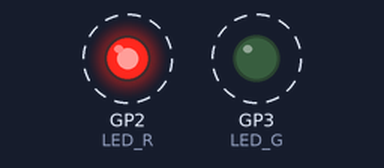
A program run on a simulated Raspberry Pi Pico running MicroPython. Parts: output pins drawn as LEDs (lit = HIGH). Dashed ring = blinking. At 4.0 s the program stops and its outputs stay as they are.

Above: at 0.2 s.
Timing chart, 0 to 4.6 s (numbered marks = the images above):
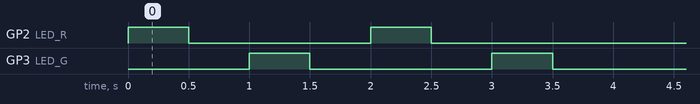

Measured:
- by itself, GP2 (LED_R): alternates HIGH for 0.50 s and LOW for 1.5 s, 4 changes in all, then stays LOW
- by itself, GP3 (LED_G): alternates HIGH for 0.50 s and LOW for 1.5 s

The program:

Ex2-1_LED_Test.py
```python
from machine import Pin # 從 machine 中導入 Pin 類別
import utime # 導入時間相關類別

# 初始化 LED 腳位為輸出
LED_R = Pin(2, Pin.OUT)  #設定GP2 為輸出腳 (LED1)
LED_G = Pin(3, Pin.OUT)  #設定GP3 為輸出腳 (LED2)

# 初始化 LED 狀態，令 LED 全部熄滅
LED_R.off() # 和 LED_R.value(0) 效果相同
LED_G.off() # 和 LED_G.value(0) 效果相同

# 令 LED1(紅), LED2(綠) 交替閃爍二次
for i in range(2):
    LED_R.on() # 點亮紅色 LED，和 LED_R.value(1) 效果相同
    utime.sleep(0.5) # 延時0.5秒

    LED_R.off() # 熄滅紅色 LED，和 LED_R.value(0) 效果相同
    utime.sleep(0.5) # 延時0.5秒

    LED_G.toggle() # 令綠色 LED 狀態相反
    utime.sleep(0.5) # 延時0.5秒

    LED_G.toggle() # 令綠色 LED 狀態相反
    utime.sleep(0.5) # 延時0.5秒
```
